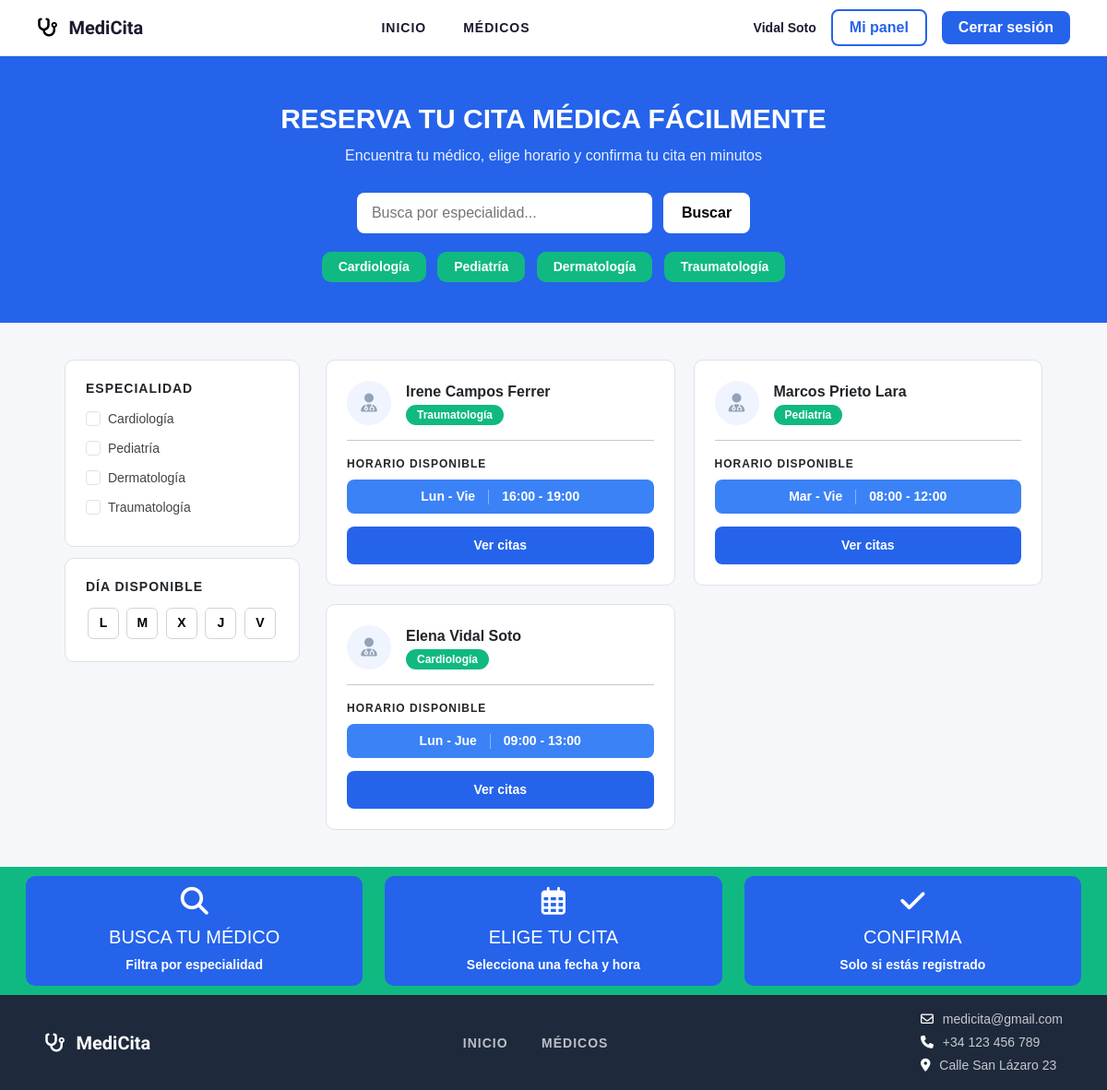
Page / (signed in) on the committed database.
### tables this page shows
CREATE TABLE medicos (
    id           INT UNSIGNED NOT NULL AUTO_INCREMENT,
    nombre       VARCHAR(50)  NOT NULL,
    apellido     VARCHAR(50)  NOT NULL,
    telefono     VARCHAR(15)  NOT NULL,
    email        VARCHAR(100) NOT NULL,
    fecha_nac    DATE         NOT NULL,
    sexo         ENUM('M','F','O') NOT NULL,
    password     VARCHAR(255) NOT NULL,
    especialidad VARCHAR(100) DEFAULT NULL,
    horario      TEXT         DEFAULT NULL,
    created_at   TIMESTAMP    NOT NULL DEFAULT CURRENT_TIMESTAMP,
    PRIMARY KEY (id),
    UNIQUE KEY uq_medicos_telefono (telefono),
    UNIQUE KEY uq_medicos_email (email)
);

### classes/Controller.php (called while the page is built, shortened)
<?php
abstract class Controller
{
    protected function view($view, $data = [])
    {
        extract($data);
        require ROOT_PATH . "views/$view.php";
    }
}

### controllers/HomeController.php (called while the page is built, shortened)
<?php
class HomeController extends Controller
{
    private $medicoModel;
    private $citaModel;
    public function __construct($action, $request)
    {
        $this->medicoModel = new MedicoModel();
        $this->citaModel = new CitaModel();
    }
    public function index()
    {
        $medicos = $this->medicoModel->getAll();
        $totalCitas = count($this->citaModel->getDisponibles());
        $this->view('home/index', [
            'medicos' => $medicos,
            'totalCitas' => $totalCitas
        ]);
    }
}

### classes/Bootstrap.php (called while the page is built, shortened)
<?php
class Bootstrap
{
    private $action;
    private $params;
    public function __construct()
    {
        $url = $this->parseUrl();
        if(empty($url[1])){
            $this->action = 'index';
        } else {
            $this->action = $url[1];
        }
        $this->params = array_slice($url, 2);
    }
    public function run()
    {
        $controller = new $this->controller($this->action, $_GET);
        call_user_func_array([$controller, $this->action], $this->params);
    }
    private function parseUrl()
    {
        return ['home'];
    }
}

### index.php (called while the page is built, shortened)
<?php
require('classes/Bootstrap.php');
require('classes/Controller.php');
require('classes/Model.php');
require('controllers/HomeController.php');
require('models/MedicoModel.php');
$app = new Bootstrap();
$app->run();

### classes/Model.php (called while the page is built, shortened)
<?php
abstract class Model
{
    private static $connection = null;
    protected $dbh;
    protected $stmt;
    public function __construct()
    {
        if (self::$connection === null) {
            self::$connection = new PDO(
                "mysql:host=" . DB_HOST . ";port=" . DB_PORT . ";dbname=" . DB_NAME . ";charset=utf8mb4",
                DB_USER,
                DB_PASS,
                [PDO::ATTR_ERRMODE => PDO::ERRMODE_EXCEPTION]
            );
        }
        $this->dbh = self::$connection;
    }
    public function query($query)
    {
        $this->stmt = $this->dbh->prepare($query);
    }
    public function execute()
    {
        $this->stmt->execute();
    }
    public function resultSet()
    {
        $this->execute();
        return $this->stmt->fetchAll(PDO::FETCH_OBJ);
    }
}

### models/MedicoModel.php (called while the page is built, shortened)
<?php
class MedicoModel extends Model
{
    public function getAll()
    {
        $this->query("SELECT id, nombre, apellido, especialidad, horario
             FROM medicos
             ORDER BY apellido");
        return $this->resultSet();
    }
}

### views/home/index.php (the view, shortened to what this page needs)
<!DOCTYPE html>
<html lang="es">
<head>
    <link href="https://cdn.jsdelivr.net/npm/bootstrap@5.3.0/dist/css/bootstrap.min.css" rel="stylesheet">
    <link href="https://cdnjs.cloudflare.com/ajax/libs/font-awesome/6.5.0/css/all.min.css" rel="stylesheet">
    <link href="<?= BASE_URL ?>assets/css/app.css" rel="stylesheet">
</head>
<body>
    <nav class="navbar navbar-expand-lg">
        <a class="navbar-brand" href="<?= BASE_URL ?>">
            <i class="fa-solid fa-stethoscope"></i>
            <p>MediCita</p>
        </a>
        <div class="collapse navbar-collapse justify-content-center">
            <ul class="navbar-nav gap-4">
                <li class="nav-item"><a class="nav-link" href="<?= BASE_URL ?>">INICIO</a></li>
                <li class="nav-item"><a class="nav-link" href="<?= BASE_URL ?>home/medicos">MÉDICOS</a></li>
            </ul>
        </div>
        <div class="d-flex align-items-center gap-3">
            <?php if (isset($_SESSION['user_id'])): ?>
                <span style="font-size:14px;font-weight:bold;color:#1a1a2e;">
                    <?= htmlspecialchars($_SESSION['user_name'] ?? '') ?>
                </span>
                <a href="<?= BASE_URL ?><?= $_SESSION['user_role'] ?>/dashboard" class="btn btn-entrar">Mi panel</a>
                <form method="POST" action="<?= BASE_URL ?>auth/logout" class="form-en-linea">
                    <button type="submit" class="btn btn-registrarse">Cerrar sesión</button>
                </form>
            <?php else: ?>
                <a href="<?= BASE_URL ?>auth/login" class="btn btn-entrar">Iniciar sesión</a>
                <a href="<?= BASE_URL ?>auth/register" class="btn btn-registrarse">Registrarse</a>
            <?php endif; ?>
        </div>
    </nav>
    <section class="seccion-hero">
        <h1>RESERVA TU CITA MÉDICA FÁCILMENTE</h1>
        <p>Encuentra tu médico, elige horario y confirma tu cita en minutos</p>
        <form class="caja-busqueda d-flex justify-content-center" method="GET" action="<?= BASE_URL ?>home/medicos">
            <input type="text" name="especialidad" placeholder="Busca por especialidad...">
            <button type="submit">Buscar</button>
        </form>
        <div class="mt-3">
            <a href="<?= BASE_URL ?>home/medicos?especialidad=Cardiología" class="tag-especialidad">Cardiología</a>
            <a href="<?= BASE_URL ?>home/medicos?especialidad=Pediatría" class="tag-especialidad">Pediatría</a>
            <a href="<?= BASE_URL ?>home/medicos?especialidad=Dermatología" class="tag-especialidad">Dermatología</a>
            <a href="<?= BASE_URL ?>home/medicos?especialidad=Traumatología" class="tag-especialidad">Traumatología</a>
        </div>
    </section>
    <div class="contenido-principal">
        <div class="columna-filtros">
            <aside class="filtros">
                <h6>ESPECIALIDAD</h6>
                <form method="GET" action="<?= BASE_URL ?>home/medicos">
                    <?php foreach (['Cardiología', 'Pediatría', 'Dermatología', 'Traumatología'] as $esp): ?>
                        <div class="form-check mb-2">
                            <input class="form-check-input" type="checkbox"
                                name="especialidad" value="<?= $esp ?>"
                                onchange="this.form.submit()">
                            <label class="form-check-label"><?= $esp ?></label>
                        </div>
                    <?php endforeach; ?>
                </form>
            </aside>
            <aside class="filtros">
                <h6>DÍA DISPONIBLE</h6>
                <div>
                    <?php foreach (['L', 'M', 'X', 'J', 'V'] as $dia): ?>
                        <button type="button" class="btn-dia"
                            onclick="this.classList.toggle('active')"><?= $dia ?></button>
                    <?php endforeach; ?>
                </div>
            </aside>
        </div>
        <div class="rejilla-medicos">
            <?php if (!empty($medicos)): ?>
                <?php foreach ($medicos as $medico): ?>
                    <div class="tarjeta-medico">
                        <div class="d-flex align-items-center gap-3 mb-2">
                            <div class="foto-medico">
                                <i class="fa-solid fa-user-doctor"></i>
                            </div>
                            <div>
                                <div class="nombre-medico">
                                    <?= htmlspecialchars($medico->nombre . ' ' . $medico->apellido) ?>
                                </div>
                                <?php if (!empty($medico->especialidad)): ?>
                                    <span class="etiqueta-especialidad"><?= htmlspecialchars($medico->especialidad) ?></span>
                                <?php endif; ?>
                            </div>
                        </div>
                        <hr>
                        <?php if (!empty($medico->horario)): ?>
                            <p class="texto-horario">HORARIO DISPONIBLE</p>
                            <div class="horario-disponible">
                                <?php
                                $partes = explode('|', $medico->horario);
                                $dias   = trim($partes[0] ?? $medico->horario);
                                $horas  = trim($partes[1] ?? '');
                                ?>
                                <span><?= htmlspecialchars($dias) ?></span>
                                <?php if ($horas): ?>
                                    <span><?= htmlspecialchars($horas) ?></span>
                                <?php endif; ?>
                            </div>
                        <?php endif; ?>
                        <a href="<?= BASE_URL ?>home/medicos" class="btn-ver-perfil">Ver citas</a>
                    </div>
                <?php endforeach; ?>
            <?php else: ?>
                <p class="text-muted mt-2">No se encontraron médicos.</p>
            <?php endif; ?>
        </div>
    </div>
    <section class="seccion-info">
        <div class="grid-info">
            <div class="item-info">
                <i class="fa-solid fa-magnifying-glass"></i>
                <h5>BUSCA TU MÉDICO</h5>
                <p>Filtra por especialidad</p>
            </div>
            <div class="item-info">
                <i class="fa-regular fa-calendar-days"></i>
                <h5>ELIGE TU CITA</h5>
                <p>Selecciona una fecha y hora</p>
            </div>
            <div class="item-info">
                <i class="fa-solid fa-check"></i>
                <h5>CONFIRMA</h5>
                <p>Solo si estás registrado</p>
            </div>
        </div>
    </section>
    <footer>
        <a href="<?= BASE_URL ?>" class="footer-logo">
            <i class="fa-solid fa-stethoscope"></i>
            <p>MediCita</p>
        </a>
        <div class="footer-links">
            <a href="<?= BASE_URL ?>">INICIO</a>
            <a href="<?= BASE_URL ?>home/medicos">MÉDICOS</a>
        </div>
        <div class="footer-contacto">
            <p><i class="fa-regular fa-envelope"></i> medicita@gmail.com</p>
            <p><i class="fa-solid fa-phone"></i> +34 123 456 789</p>
            <p><i class="fa-solid fa-location-dot"></i> Calle San Lázaro 23</p>
        </div>
    </footer>
</body>
</html>

### rows in the picture
medicos: nombre+apellido "Irene Campos Ferrer", especialidad "Traumatología", horario "Lun - Vie", horario "16:00 - 19:00"
medicos: nombre+apellido "Marcos Prieto Lara", especialidad "Pediatría", horario "Mar - Vie", horario "08:00 - 12:00"
medicos: nombre+apellido "Elena Vidal Soto", especialidad "Cardiología", horario "Lun - Jue", horario "09:00 - 13:00"

### other values in the picture
$_SESSION['user_name'] "Vidal Soto"
$esp "Cardiología"
$esp "Pediatría"
$esp "Dermatología"
$esp "Traumatología"
$dia "L"
$dia "M"
$dia "X"
$dia "J"
$dia "V"
